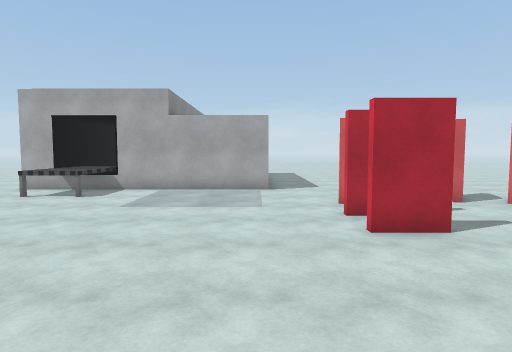
[1] (above)

17 first-person views from a walk through a scene from a Unity 3-D project. The camera is 1.5 m above the floor, tilts 4° down and sees 75° across. The floor is counted in squares, 1 m on a side. Each view is taken from the middle of a square. On the plan, view 1 faces up. The plan holds only what a view shows up to about 15 squares ahead; the rest is blank. The place goes on beyond the plan. The player is left out.

[2]
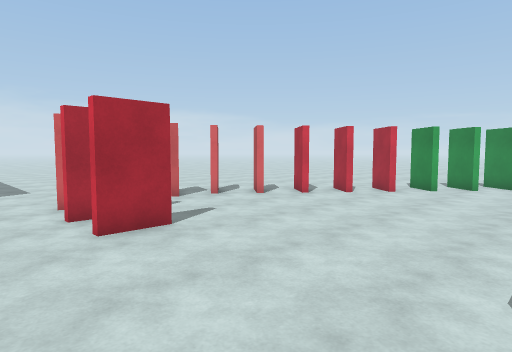

[3]
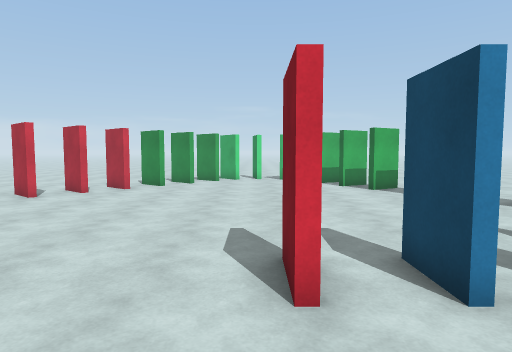

[4]
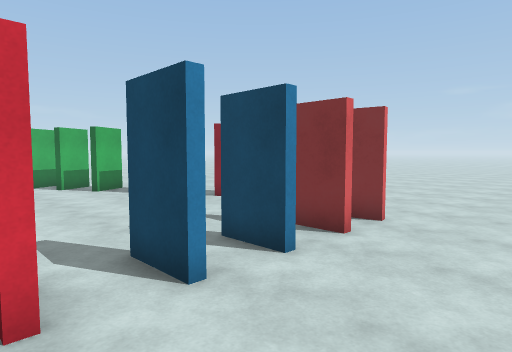

[5]
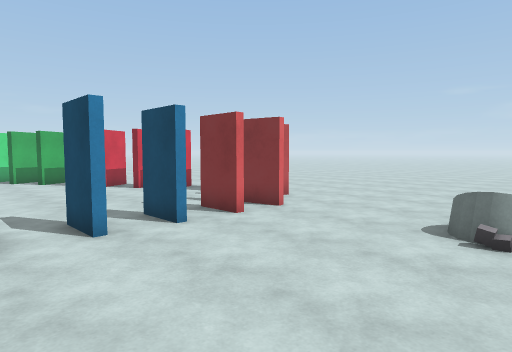

[6]
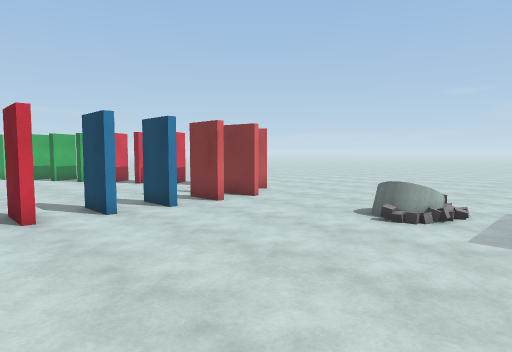

[7]
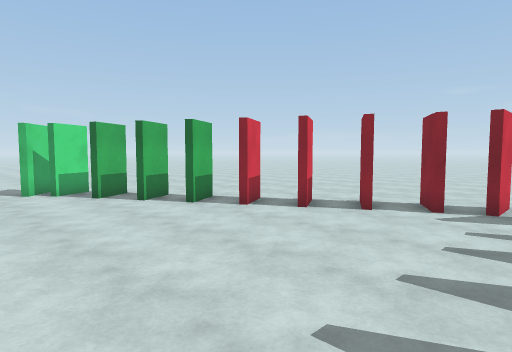

[8]
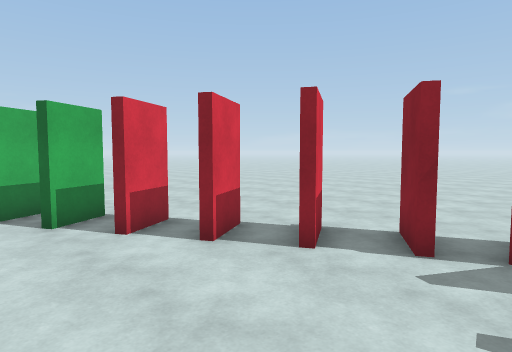

[9]
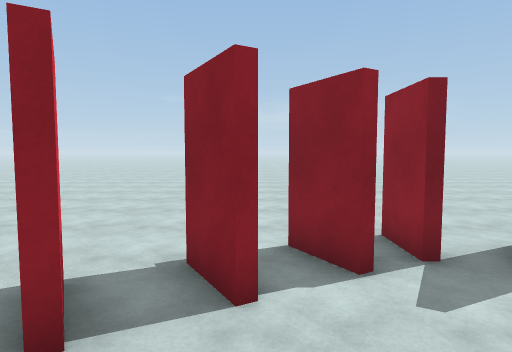

[10]
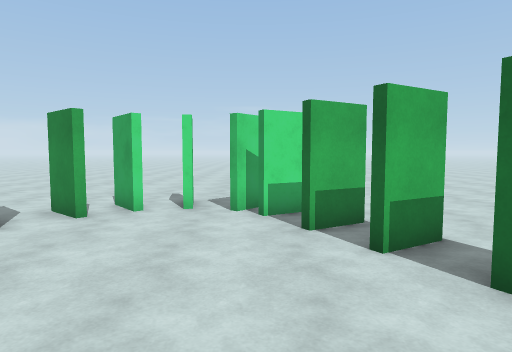

[11]
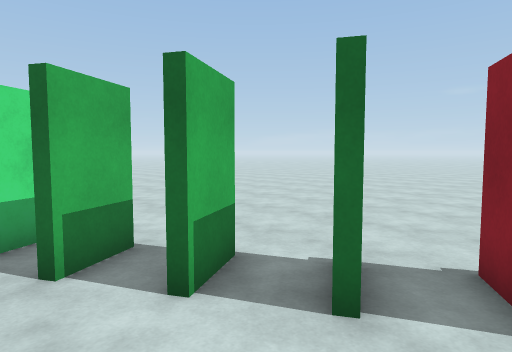

[12]
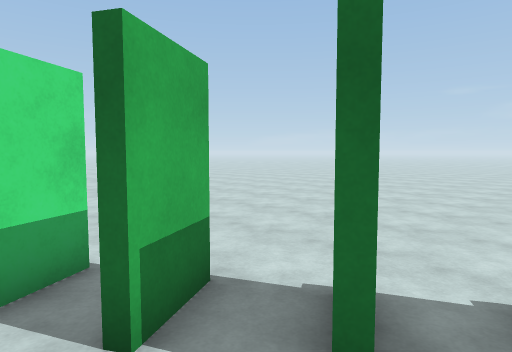

[13]
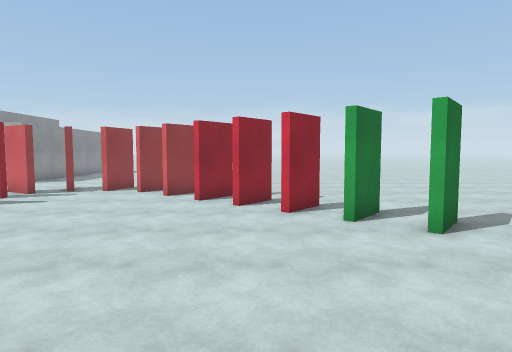

[14]
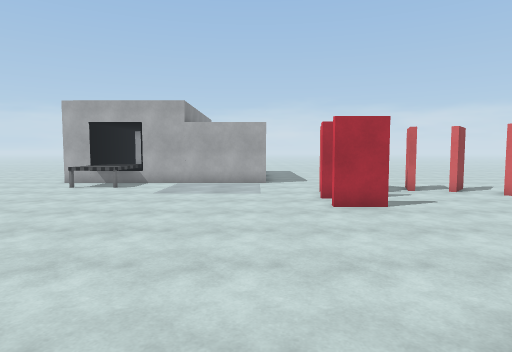

[15]
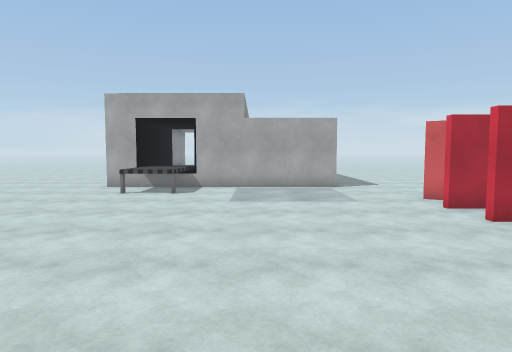

[16]
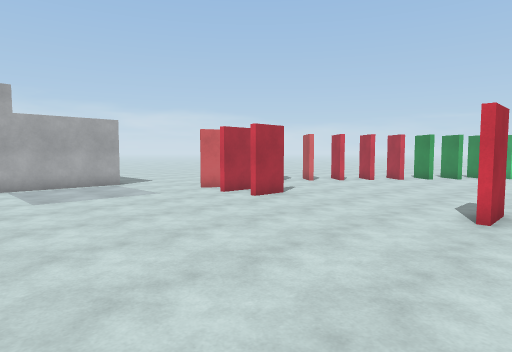

[17]
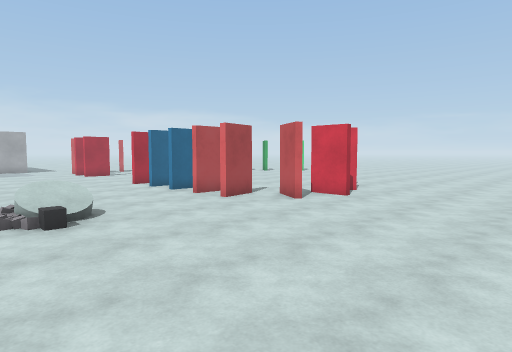

### Floor plan
Key: @ floor where view 1 was taken; # wall or solid block; x gap in a wall; . floor; / step, stairs or slope; = window, fence, low wall or low ledge; T thing the floor can be seen under or through; O other object.
Columns run from 6 left of view 1 to 21 right of it. Each row starts with its distance up from view 1.
 17         ...
 16         ...
 15   O    ....     ..
 14 OOO####....    ...
 13 O..........   ...
 12 O................       ..
 11 O.........  #x#..  .......
 10 .........####.#....... .....
  9 .........##....###.... .....
  8 .........##.....###.........
  7 .................##.........
  6 .........#........#TT.......
  5 ...................TTT.....
  4 ....................T=T.....
  3 .....................TTTT...
  2 .......................TT...
  1 ........................#...
  0  .....@..#..............##..
 -1  .......................x...
 -2 .........#.............## ..
 -3 .....................####
 -4  ........#..........T=#....
 -5  ..................T.#......
 -6  .......###.....TTTT........
 -7  ./O/...###.....T...........
 -8  .///.....#..##xT...........
 -9  .........#.##..............
-10  ...........#...............
-11   ..........................
-12  ...........................
-13  ...........................
-14   ..........................
-15   ........................
-16  ..........  .............
-17    .......   ... .........

Positions as (right, up) in squares from view 1, and headings:
1: (0, 0), facing up
2: (0, 0), facing up-right
3: (-1, 0), facing right
4: (-1, 0), facing down-right
5: (-4, 0), facing down-right
6: (-6, 1), facing down-right
7: (4, 1), facing down-right
8: (5, -3), facing down-right
9: (8, -4), facing down
10: (9, -2), facing right
11: (11, -2), facing down-right
12: (13, -2), facing down-right
13: (12, -3), facing up
14: (0, -3), facing up
15: (-3, -1), facing up
16: (-6, -2), facing up-right
17: (-5, -16), facing up-right
